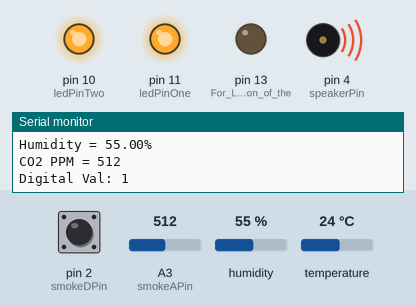
Recording of a sketch running on a simulated Arduino Uno, built with avr-gcc and run on an emulated ATmega328P. Shown: output pins drawn as LEDs (lit = HIGH), buzzer (waves = sounding), the last lines printed to the serial monitor. Dashed ring = blinking. The test bench sets the inputs (shaded band); at power-on: temperature 24 °C, pin 2 (smokeDPin) HIGH, A3 (smokeAPin) = 512, humidity 55 %.

Above: at 2.7 s.
2.8 s: temperature set to 22.4 °C
At 5.1 s:
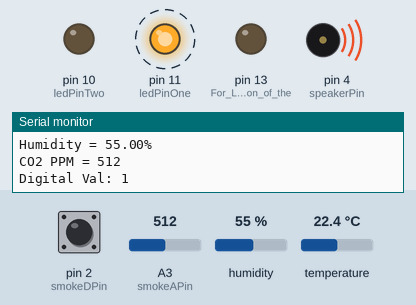
8.7 s: pin 2 (smokeDPin) pulled LOW for 2.3 s
At 10.1 s:
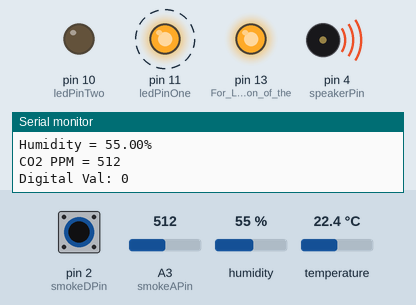
13.0 s: A3 (smokeAPin) set to 240
15.6 s: A3 (smokeAPin) set to 218
At 15.6 s:
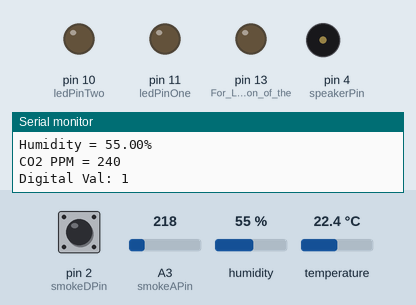
18.2 s: A3 (smokeAPin) set to 306
At 18.9 s:
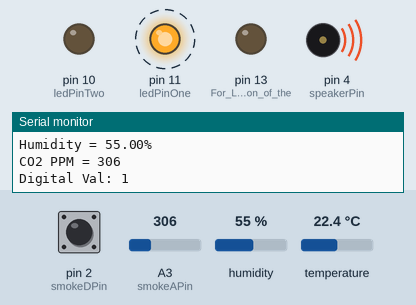
24.1 s: A3 (smokeAPin) set to 220
At 26.3 s:
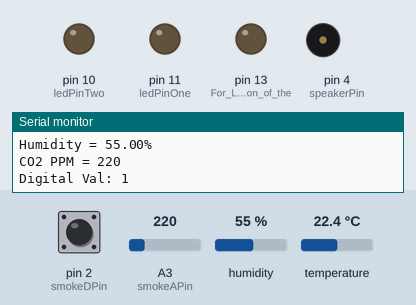
Timing chart, 0 to 27.7 s (numbered marks = the images above; inputs shaded):
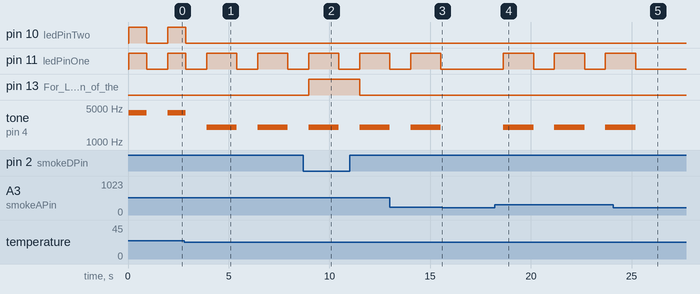

The sketch:

Pre_Emptive_Alarm_V2.ino
```cpp
/*
Include the following libraries
DHT
- Digitial Humidity Temperature (DHT/dht)

The following items are used
- Digital Humidty Temperature reader (DHT22)
- MQ-135 Gas Sensor
- 2 LEDs (Of any color)
- HLO3400-2 AMCON (2 W, 8 Ohm)

*/
#include <DHT22.h>


int smokeSensorVal; // Variable to store analog sensor value (CO2 PPM)
int smokeDigitalVal; // Variable to store digital sensor value (If values are accurate/trustable)
float tempVal; // Variable to store temperature value (In degrees Celcius)
float humidVal; // Variable to store humidity value (In percentile)
int pitch = 2000; // Pitch level of speaker. Starting at 2000(Hz)
// Required Pins
const int dhtPin = 7; // The pin for the DHT.
const int smokeDPin = 2; // The digital pin for the smoke sensor
const int smokeAPin = A3; // The analog pin for the smoke sensor
const int speakerPin = 4; // The pin for the speaker
const int ledPinOne = 11; // The pin for the first LED
const int ledPinTwo = 10; // The pin for the second LED
// Create object for DHT
DHT22 dht(dhtPin);

void setup() {
  // put your setup code here, to run once:
  // Give dht and smoke sensor readings a place to be read.
  Serial.begin(9600);
  pinMode(13, OUTPUT); // For LED indication of the threshold LED
  pinMode (smokeDPin, INPUT); // For digital output from smoke sensor
  pinMode(speakerPin, OUTPUT); // Speaker signal for when hazardous conditions are met
  pinMode(ledPinOne, OUTPUT); // Setting LED pin so it can give off light
  pinMode(ledPinTwo, OUTPUT); // Same as above
}

void loop() {
  // put your main code here, to run repeatedly:
  smokeSensorVal = analogRead(smokeAPin); // Get the CO2 PPM level
  smokeDigitalVal = digitalRead(smokeDPin); // Get bounds value
  tempVal = dht.getTemperature(); // Get temperature read from dht
  humidVal = dht.getHumidity(); // Get humidity % from dht

  Serial.print("Temperature = ");
  Serial.print(tempVal); // Output temperature to Serial monitor
  Serial.println(" degrees Celcius");
  Serial.print("Humidity = ");
  Serial.print(humidVal); // The same with humidity
  Serial.println("%");
  Serial.print("CO2 PPM = ");
  Serial.println(smokeSensorVal); // The same with CO2 PPM
  Serial.print("Digital Val: ");
  Serial.println(smokeDigitalVal); // The same with digital value of smoke sensor

  // Testing gas concentration. 0 if out of bounds, 1 if within threshold. Handles Smoke Sensor LED
  if (smokeDigitalVal == LOW)
   {
    digitalWrite(13, HIGH); // Turn on the LED
  }
  else
   {
    digitalWrite(13, LOW); // Turn off the LED
  }

  // If both temperature and CO2 threshold are met, the following runs.
  if (smokeSensorVal > 230 && tempVal > 23.0) {
    // Quickly and repeatedly causes the speaker to make noise at twice the set pitch
    // Also flickers both LEDs in this given time
    for (int i = 0; i < 6; i++) {
      tone(speakerPin, pitch*2, 150);
      digitalWrite(ledPinOne, HIGH);
      digitalWrite(ledPinTwo, HIGH);
      delay(150);
      digitalWrite(ledPinOne, LOW);
      digitalWrite(ledPinTwo, LOW);

    }
  }
  // If only one of the following conditions were met, the following runs.
  else if (smokeSensorVal > 230 || tempVal > 23.0) {
    // digitalWrite(LEDPin, HIGH); // Testing value readings
    // Slowly beeps the the speaker at the set pitch
    // Also flickers only one LED
    for (int j = 0; j < 3; j++) {
      tone(speakerPin, pitch, 500);
      digitalWrite(ledPinOne, HIGH);
      delay(500);
      digitalWrite(ledPinOne, LOW);

    }
  }

  //If no hazardous conditions are met, turn off all warnings
  else{
    // digitalWrite(LEDPin, LOW); // Testing value readings
    digitalWrite(ledPinOne, LOW);
    digitalWrite(ledPinTwo, LOW);
  }
  delay(1000);
  /*
  digitalWrite(LEDPin, HIGH);
  delay(1000);
  digitalWrite(LEDPin, 100);
  delay(1000);
  digitalWrite(LEDPin, LOW);
  delay(500);*/

}
```

Measured:
- the behaviour switches between 23.1 and 23 °C on temperature (found by bisection; images 0 and 1)
- the behaviour switches between 231 and 230 on A3 (smokeAPin) (found by bisection; images 2 and 3)
- after the input at 2.8 s, pin 10 (ledPinTwo): goes on until 2.9 s, then stays LOW; pin 11 (ledPinOne): HIGH → LOW after 2.6 s, → HIGH 1.0 s later, → LOW 1.5 s later; tone on pin 4 (speakerPin): alternates 2000 Hz for 1.5 s and silent for 1.0 s, starting after 1.1 s
- after the input at 8.7 s, pin 13 (For_LED_indication_of_the): LOW → HIGH after 0.27 s, → LOW 2.5 s later
- after the input at 15.6 s, pin 11 (ledPinOne): stays LOW (without the input it goes to HIGH after 0.97 s); tone on pin 4 (speakerPin): stays silent (without the input it goes to 2000 Hz after 0.97 s)
- after the input at 18.2 s, pin 11 (ledPinOne): alternates HIGH for 1.5 s and LOW for 1.0 s, starting after 0.43 s; tone on pin 4 (speakerPin): alternates 2000 Hz for 1.5 s and silent for 1.0 s, starting after 0.43 s
- after the input at 24.1 s, pin 11 (ledPinOne): goes on until 25.2 s, then stays LOW; tone on pin 4 (speakerPin): goes on until 25.2 s, then stays silent
